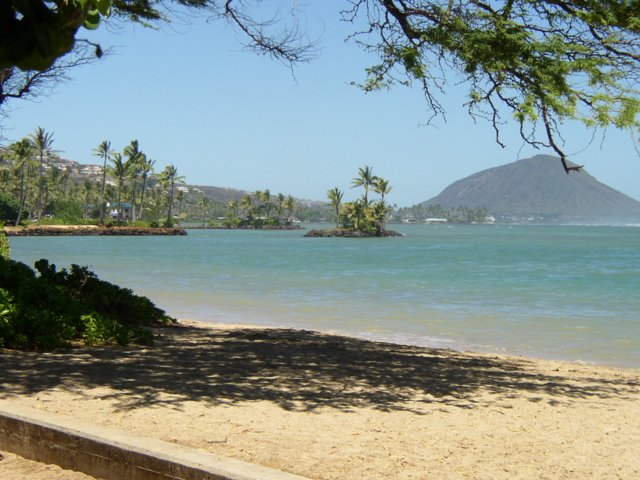
#> input picture PythonCS101/ModifyingPixels/beach.jpg, 640 x 480 px, found by its file name
$ python HW5.1.py
#> lines starting #> are read from the running program, lines starting #| are printed output that depends on the picture
from PIL import Image

def test1(picture):
  myArray=picture.load()
  for x in range(picture.width):
    r,g,b= myArray[x,1]
    r=int(r*0.3)
    myArray[x,1]=r,g,b
  picture.show()

picture = Image.open("beach.jpg")
#> picture is the input picture: PIL image 640x480 RGB; mean R, G, B 133.9, 147.4, 142.4
test1(picture)
#> the loop in test1, `for x in range(picture.width):` made 640 passes
#> (r, g, b) on passes 1 to 3: (0, 4, 3), (0, 4, 1), (0, 4, 1)
#> in test1, `picture.show()`:
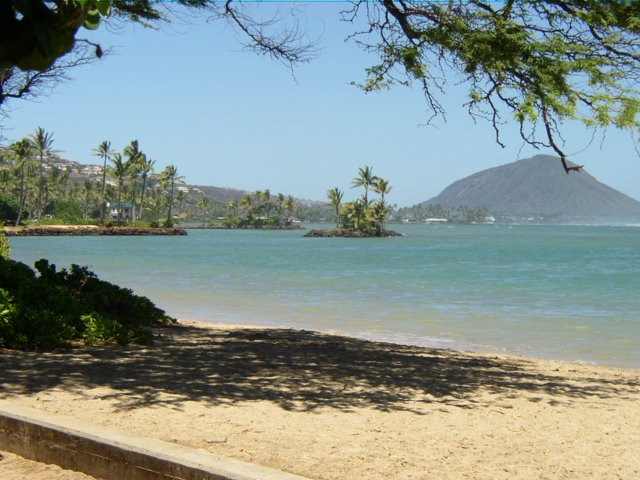
#> shown: PIL image 640x480 RGB; mean R, G, B 133.7, 147.4, 142.4
